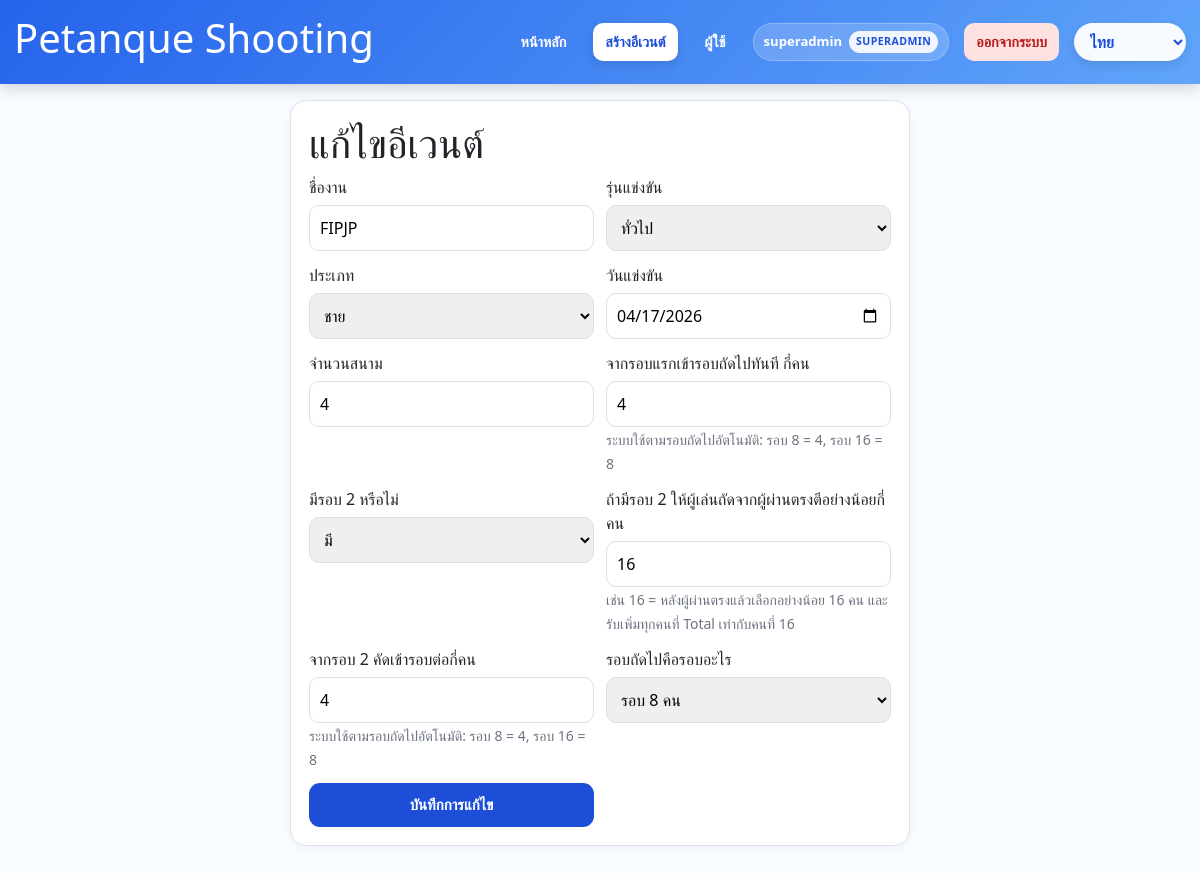
The app's page /events/2/edit (signed in), older data.
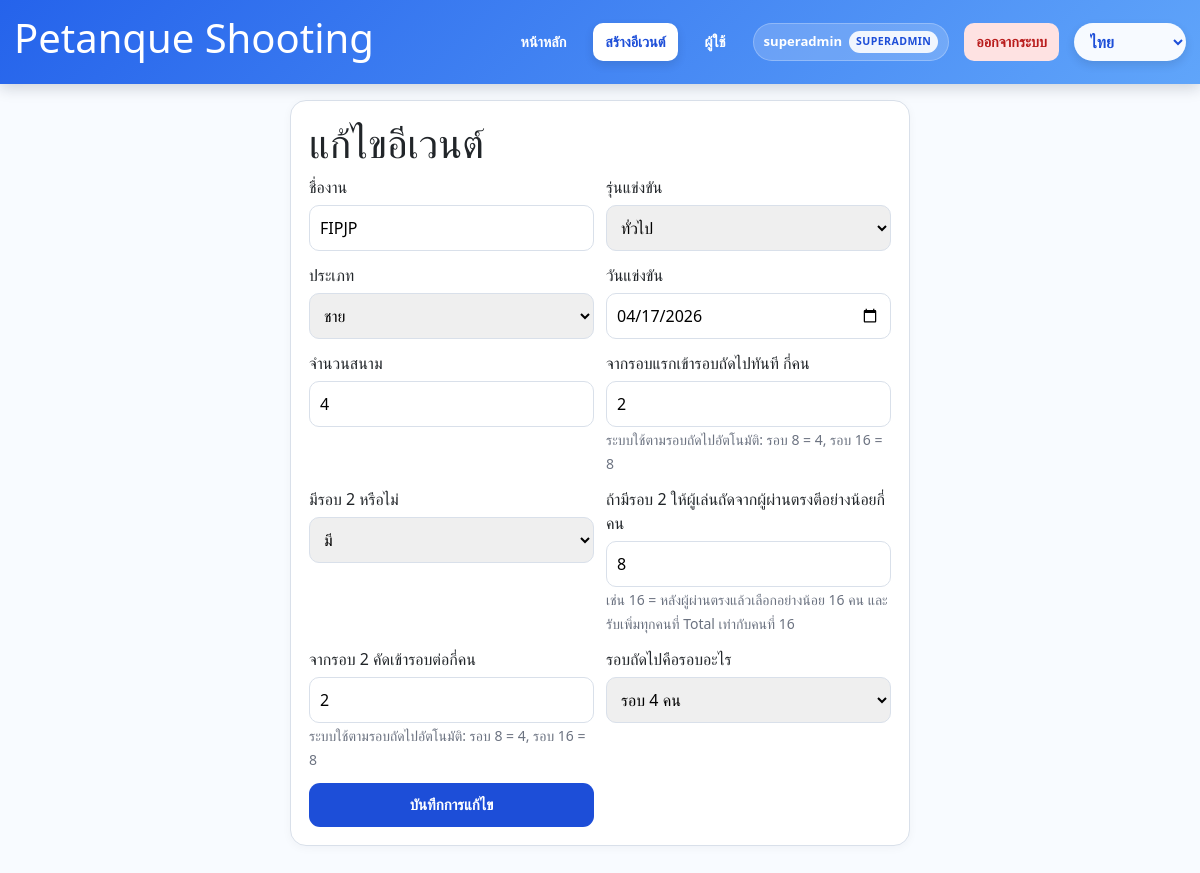
The same page, newer data.
### app.py (models this page shows)
class Event(db.Model):
    id = db.Column(db.Integer, primary_key=True)
    name = db.Column(db.String(255), nullable=False)
    event_group = db.Column(db.String(50), nullable=False)
    category = db.Column(db.String(50), nullable=False)
    competition_date = db.Column(db.Date, nullable=False)
    location = db.Column(db.String(255), nullable=False)
    lane_count = db.Column(db.Integer, nullable=False, default=1)
    direct_qualifiers = db.Column(db.Integer, nullable=False, default=0)
    has_round_two = db.Column(db.Boolean, default=False)
    round_two_cutoff_rank = db.Column(db.Integer, nullable=True)
    next_round_label = db.Column(db.String(50), nullable=False, default="รอบ 8 คน")
    round_two_advancers = db.Column(db.Integer, nullable=False, default=4)
    created_at = db.Column(db.DateTime, default=datetime.utcnow)
    created_by = db.Column(db.Integer, db.ForeignKey("user.id"), nullable=True)
    athletes = db.relationship("Athlete", backref="event", cascade="all, delete-orphan", lazy=True)

### app.py (the view, shortened to what this page needs)
@app.route("/events/<int:event_id>/edit", methods=["GET", "POST"])
@login_required
@role_required("admin", "superadmin")
def edit_event(event_id: int):
    event = Event.query.get_or_404(event_id)
    return render_template("event_form.html", event=event, is_edit=True)

### app.py (called while the page is built)
def current_language() -> str:
    lang = session.get("lang", "th")
    return lang if lang in SUPPORTED_LANGS else "th"

@app.context_processor
def inject_language_options():
    lang = current_language()
    return {
        "current_lang": lang,
        "lang_labels": LANG_LABELS,
        "html_lang": "zh-CN" if lang == "zh" else lang,
    }

@login_manager.user_loader
def load_user(user_id: str):
    return User.query.get(int(user_id))

def role_required(*roles: str):
    def decorator(func_):
        @wraps(func_)
        def wrapper(*args, **kwargs):
            if not current_user.is_authenticated:
                return redirect(url_for("login"))
            if current_user.role == "superadmin" or current_user.role in roles:
                return func_(*args, **kwargs)
            flash("คุณไม่มีสิทธิ์ทำรายการนี้", "warning")
            return redirect(url_for("index"))
        return wrapper
    return decorator

@app.context_processor
def inject_globals():
    return {
        "now": datetime.now(),
        "MAX_RED_CARDS": MAX_RED_CARDS,
        "court_public_id": court_public_id,
    }

### templates/event_form.html (shortened to what this page needs)
{% extends 'base.html' %}
{% block content %}
<section class="card narrow">
  <h1>{{ 'แก้ไขอีเวนต์' if is_edit else 'สร้างอีเวนต์ Shooting' }}</h1>
  <form method="post" class="form-grid form-wide">
    <label>ชื่องาน<input name="name" value="{{ event.name if event else '' }}" required></label>
    <label>รุ่นแข่งขัน
      <select name="event_group">
        {% for v in ['ทั่วไป','อาวุโส','เยาวชน'] %}
        <option value="{{ v }}" {% if event and event.event_group == v %}selected{% endif %}>{{ v }}</option>
        {% endfor %}
      </select>
    </label>
    <label>ประเภท
      <select name="category">
        {% for v in ['ชาย','หญิง','ผสม'] %}
        <option value="{{ v }}" {% if event and event.category == v %}selected{% endif %}>{{ v }}</option>
        {% endfor %}
      </select>
    </label>
    <label>วันแข่งขัน<input type="date" name="competition_date" value="{{ event.competition_date.isoformat() if event else '' }}" required></label>
    <label>จำนวนสนาม<input type="number" min="1" name="lane_count" value="{{ event.lane_count if event else 4 }}" required></label>
    <label>จากรอบแรกเข้ารอบถัดไปทันที กี่คน<input id="direct_qualifiers" type="number" min="0" name="direct_qualifiers" value="{{ event.direct_qualifiers if event else 4 }}" required><small class="muted">ระบบใช้ตามรอบถัดไปอัตโนมัติ: รอบ 8 = 4, รอบ 16 = 8</small></label>
    <label>มีรอบ 2 หรือไม่
      <select name="has_round_two">
        <option value="yes" {% if not event or event.has_round_two %}selected{% endif %}>มี</option>
      </select>
    </label>
    <label>ถ้ามีรอบ 2 ให้ผู้เล่นถัดจากผู้ผ่านตรงตีอย่างน้อยกี่คน<input type="number" min="1" name="round_two_cutoff_rank" value="{{ event.round_two_cutoff_rank if event else 16 }}"><small class="muted">เช่น 16 = หลังผู้ผ่านตรงแล้วเลือกอย่างน้อย 16 คน และรับเพิ่มทุกคนที่ Total เท่ากับคนที่ 16</small></label>
    <label>จากรอบ 2 คัดเข้ารอบต่อกี่คน<input id="round_two_advancers" type="number" min="1" name="round_two_advancers" value="{{ event.round_two_advancers if event else 4 }}"><small class="muted">ระบบใช้ตามรอบถัดไปอัตโนมัติ: รอบ 8 = 4, รอบ 16 = 8</small></label>
    <label>รอบถัดไปคือรอบอะไร
      <select name="next_round_label" id="next_round_label">
        {% for v in ['รอบ 16 คน','รอบ 8 คน','รอบ 4 คน','รอบรองชนะเลิศ'] %}
        <option value="{{ v }}" {% if event and event.next_round_label == v %}selected{% endif %}>{{ v }}</option>
        {% endfor %}
      </select>
    </label>
    <button class="btn" type="submit">{{ 'บันทึกการแก้ไข' if is_edit else 'สร้างอีเวนต์' }}</button>
  </form>
</section>
{% endblock %}

Row changes from the older to the newer data that the page shows:
changed Event "FIPJP": direct_qualifiers "4" → "2"; round_two_cutoff_rank "16" → "8"; round_two_advancers "4" → "2"; next_round_label "รอบ 8 คน" → "รอบ 4 คน"
